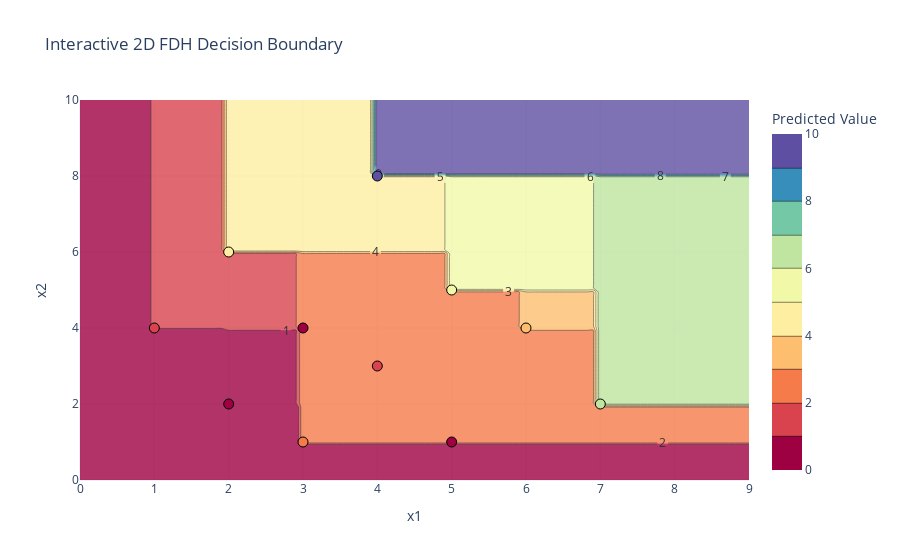
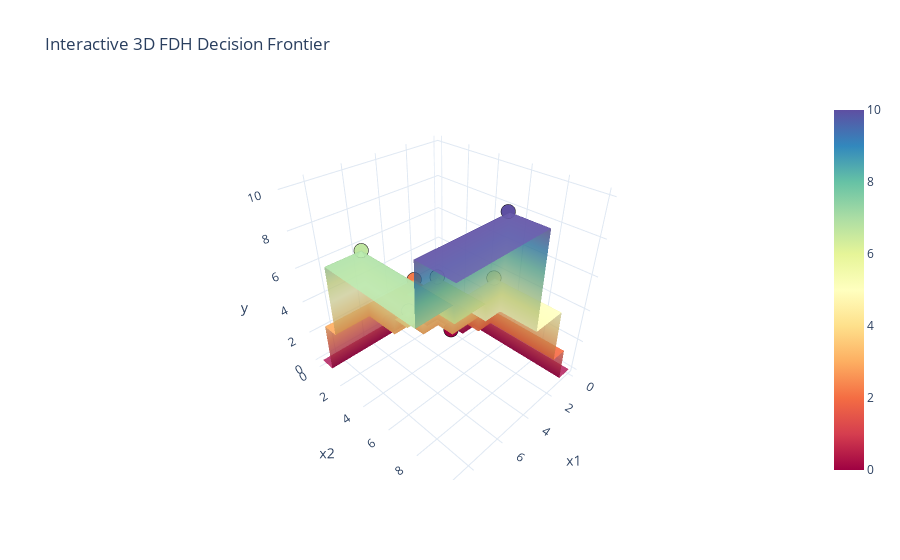

These figures' notebook cell, in order:
### Code cell
import numpy as np
import plotly.graph_objects as go

# Define ranges for x1 and x2
x1_min, x1_max = max(X[:, 0].min() - 2, 0), X[:, 0].max() + 2
x2_min, x2_max = max(X[:, 1].min() - 2, 0), X[:, 1].max() + 2

x1_range = np.linspace(x1_min, x1_max, 100)
x2_range = np.linspace(x2_min, x2_max, 100)
x1_grid, x2_grid = np.meshgrid(x1_range, x2_range)

# Predict the output grid points
grid_points = np.vstack([x1_grid.ravel(), x2_grid.ravel()]).T
y_grid = np.array([fdh.predict([x1, x2], 'fdh_output_vrs') for x1, x2 in grid_points])
y_grid = np.ma.masked_where(y_grid == 0, y_grid).reshape(x1_grid.shape)

# Flatten the data for plotting
y_flat = y.flatten()

# 2D Interactive Plot
fig_2d = go.Figure()

# Add contour plot for the decision frontier
fig_2d.add_trace(go.Contour(
    z=y_grid,
    x=x1_range,
    y=x2_range,
    colorscale='Spectral',
    colorbar=dict(title='Predicted Value'),
    contours=dict(showlabels=True),
    opacity=0.8
))

# Add scatter points for the data
fig_2d.add_trace(go.Scatter(
    x=X[:, 0],
    y=X[:, 1],
    mode='markers',
    marker=dict(size=10, color=y_flat, colorscale='Spectral', line=dict(width=1, color='black')),
    name='Data Points'
))

fig_2d.update_layout(
    title="Interactive 2D FDH Decision Boundary",
    xaxis_title="x1",
    yaxis_title="x2",
    template="plotly_white"
)

# 3D Interactive Plot
fig_3d = go.Figure()

# Add 3D surface for the decision frontier
fig_3d.add_trace(go.Surface(
    z=y_grid,
    x=x1_grid,
    y=x2_grid,
    colorscale='Spectral',
    opacity=0.8,
    name='Decision Frontier'
))

# Add scatter points in 3D
fig_3d.add_trace(go.Scatter3d(
    x=X[:, 0],
    y=X[:, 1],
    z=y_flat,
    mode='markers',
    marker=dict(size=5, color=y_flat, colorscale='Spectral', line=dict(width=1, color='black')),
    name='Data Points'
))

fig_3d.update_layout(
    title="Interactive 3D FDH Decision Frontier",
    scene=dict(
        xaxis_title="x1",
        yaxis_title="x2",
        zaxis_title="y"
    ),
    template="plotly_white"
)

# Show the plots
fig_2d.show()
fig_3d.show()

### Figure 1 — Plotly figure (JSON) as saved in the notebook; plotly's stock layout.template omitted (floating-point values rounded to 4 significant figures; data arrays with more than 128 entries replaced by an {"elided": "..."} marker saying what was removed)
{"data": [{"colorbar": {"title": {"text": "Predicted Value"}}, "colorscale": [[0, "rgb(158,1,66)"], [0.1, "rgb(213,62,79)"], [0.2, "rgb(244,109,67)"], [0.3, "rgb(253,174,97)"], [0.4, "rgb(254,224,139)"], [0.5, "rgb(255,255,191)"], [0.6, "rgb(230,245,152)"], [0.7, "rgb(171,221,164)"], [0.8, "rgb(102,194,165)"], [0.9, "rgb(50,136,189)"], [1, "rgb(94,79,162)"]], "contours": {"showlabels": true}, "opacity": 0.8, "type": "contour", "x": [0, 0.09091, 0.1818, 0.2727, 0.3636, 0.4545, 0.5455, 0.6364, 0.7273, 0.8182, 0.9091, 1, 1.091, 1.182, 1.273, 1.364, 1.455, 1.545, 1.636, 1.727, 1.818, 1.909, 2, 2.091, 2.182, 2.273, 2.364, 2.455, 2.545, 2.636, 2.727, 2.818, 2.909, 3, 3.091, 3.182, 3.273, 3.364, 3.455, 3.545, 3.636, 3.727, 3.818, 3.909, 4, 4.091, 4.182, 4.273, 4.364, 4.455, 4.545, 4.636, 4.727, 4.818, 4.909, 5, 5.091, 5.182, 5.273, 5.364, 5.455, 5.545, 5.636, 5.727, 5.818, 5.909, 6, 6.091, 6.182, 6.273, 6.364, 6.455, 6.545, 6.636, 6.727, 6.818, 6.909, 7, 7.091, 7.182, 7.273, 7.364, 7.455, 7.545, 7.636, 7.727, 7.818, 7.909, 8, 8.091, 8.182, 8.273, 8.364, 8.455, 8.545, 8.636, 8.727, 8.818, 8.909, 9], "y": [0, 0.101, 0.202, 0.303, 0.404, 0.5051, 0.6061, 0.7071, 0.8081, 0.9091, 1.01, 1.111, 1.212, 1.313, 1.414, 1.515, 1.616, 1.717, 1.818, 1.919, 2.02, 2.121, 2.222, 2.323, 2.424, 2.525, 2.626, 2.727, 2.828, 2.929, 3.03, 3.131, 3.232, 3.333, 3.434, 3.535, 3.636, 3.737, 3.838, 3.939, 4.04, 4.141, 4.242, 4.343, 4.444, 4.545, 4.646, 4.747, 4.848, 4.949, 5.051, 5.152, 5.253, 5.354, 5.455, 5.556, 5.657, 5.758, 5.859, 5.96, 6.061, 6.162, 6.263, 6.364, 6.465, 6.566, 6.667, 6.768, 6.869, 6.97, 7.071, 7.172, 7.273, 7.374, 7.475, 7.576, 7.677, 7.778, 7.879, 7.98, 8.081, 8.182, 8.283, 8.384, 8.485, 8.586, 8.687, 8.788, 8.889, 8.99, 9.091, 9.192, 9.293, 9.394, 9.495, 9.596, 9.697, 9.798, 9.899, 10], "z": {"elided": "100x100 int values"}}, {"marker": {"color": [2, 1, 3, 5, 1, 2, 1, 10, 6, 4, 7], "colorscale": [[0, "rgb(158,1,66)"], [0.1, "rgb(213,62,79)"], [0.2, "rgb(244,109,67)"], [0.3, "rgb(253,174,97)"], [0.4, "rgb(254,224,139)"], [0.5, "rgb(255,255,191)"], [0.6, "rgb(230,245,152)"], [0.7, "rgb(171,221,164)"], [0.8, "rgb(102,194,165)"], [0.9, "rgb(50,136,189)"], [1, "rgb(94,79,162)"]], "line": {"color": "black", "width": 1}, "size": 10}, "mode": "markers", "name": "Data Points", "type": "scatter", "x": [1, 2, 3, 2, 3, 4, 5, 4, 5, 6, 7], "y": [4, 2, 1, 6, 4, 3, 1, 8, 5, 4, 2]}], "layout": {"title": {"text": "Interactive 2D FDH Decision Boundary"}, "xaxis": {"title": {"text": "x1"}}, "yaxis": {"title": {"text": "x2"}}}}

### Figure 2 — Plotly figure (JSON) as saved in the notebook; plotly's stock layout.template omitted (floating-point values rounded to 4 significant figures; data arrays with more than 128 entries replaced by an {"elided": "..."} marker saying what was removed)
{"data": [{"colorscale": [[0, "rgb(158,1,66)"], [0.1, "rgb(213,62,79)"], [0.2, "rgb(244,109,67)"], [0.3, "rgb(253,174,97)"], [0.4, "rgb(254,224,139)"], [0.5, "rgb(255,255,191)"], [0.6, "rgb(230,245,152)"], [0.7, "rgb(171,221,164)"], [0.8, "rgb(102,194,165)"], [0.9, "rgb(50,136,189)"], [1, "rgb(94,79,162)"]], "name": "Decision Frontier", "opacity": 0.8, "type": "surface", "x": {"elided": "100x100 float values"}, "y": {"elided": "100x100 float values"}, "z": {"elided": "100x100 int values"}}, {"marker": {"color": [2, 1, 3, 5, 1, 2, 1, 10, 6, 4, 7], "colorscale": [[0, "rgb(158,1,66)"], [0.1, "rgb(213,62,79)"], [0.2, "rgb(244,109,67)"], [0.3, "rgb(253,174,97)"], [0.4, "rgb(254,224,139)"], [0.5, "rgb(255,255,191)"], [0.6, "rgb(230,245,152)"], [0.7, "rgb(171,221,164)"], [0.8, "rgb(102,194,165)"], [0.9, "rgb(50,136,189)"], [1, "rgb(94,79,162)"]], "line": {"color": "black", "width": 1}, "size": 5}, "mode": "markers", "name": "Data Points", "type": "scatter3d", "x": [1, 2, 3, 2, 3, 4, 5, 4, 5, 6, 7], "y": [4, 2, 1, 6, 4, 3, 1, 8, 5, 4, 2], "z": [2, 1, 3, 5, 1, 2, 1, 10, 6, 4, 7]}], "layout": {"scene": {"xaxis": {"title": {"text": "x1"}}, "yaxis": {"title": {"text": "x2"}}, "zaxis": {"title": {"text": "y"}}}, "title": {"text": "Interactive 3D FDH Decision Frontier"}}}
